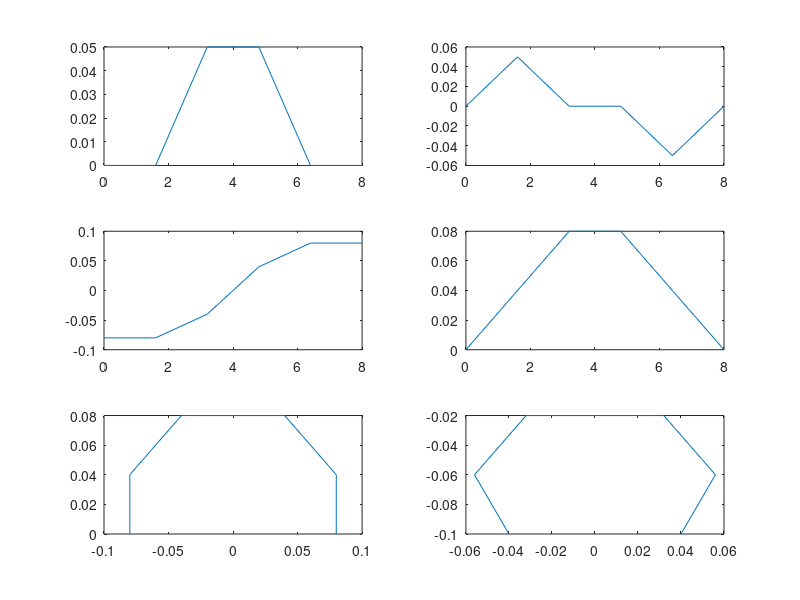

Recreate this plot in MATLAB.
clear all;
clc;
%% ----------------------- *** INITIAL DATA *** ------------------------%%
l1=.020;
l2=.050;
l3=.100;
b=0.5;
v=.01; % desired velocity of COG (m/sec)
%u=.09; % average velocity of foot tip in swing phase (0.1)
w=0; % rotational velocity of COG
R=.220; % distance of foot tip to COG or center of rotation
% b=u/(v+abs(w)*R+u) % Duty Factor calculation
u=(b/(1-b))*v; % average swing velocity of the leg wrt the body
u=v/(1-b); % average swing velocity of the leg wrt the ground
a=pi/6; % Crab Angle
L=.16; % Stride Length which is the amount of COG displacement in one cycle time.
T= L/v % Cycle Period
Tt=(1-b)*T;
Ts=b*T;
%% ------------------- *** GAIT GENERATION *** ---------------------- %%

%% ------------- *** POSITIONAL FOOT TRAJECTORY PLANNING *** ------------%%
%TransferRing time is divided to 5 equal extents. Suchc a selection is completely
%arbitrary.
t0=0;
t1=Tt/5;
t2=2*t1;
t3=Tt-t2;
t4=Tt-t1;
t5=Tt;

Ttt=[t0,t1,t2,t3,t4,t5];

%%%%%%%%%%HERE EVERY THING IS IN Gi COORDINATE SYSTEM WHICH IS GROUND
%COORDINATE SYSTEM FOR EACH LEG
xdotmaxf_g=2*(t5-t0)*u/((t4-t1)+(t3-t2)); %maximum leg transferring speed.
% this is the average velocity divided by the surface are under the velocity graph. 

zdotmaxf_g=xdotmaxf_g; % it is arbitrary.

xdotf_g=[0,0,xdotmaxf_g,xdotmaxf_g,0,0];

for i=1:6
    xf_g(i,1)=-L/2;
    xf_g(i,2)=xf_g(i,1)+0;
    xf_g(i,3)=xf_g(i,2)+(t2-t1)*xdotmaxf_g/2;
    xf_g(i,4)=xf_g(i,3)+(t3-t2)*xdotmaxf_g;
    xf_g(i,5)=xf_g(i,4)+(t4-t3)*xdotmaxf_g/2;
    xf_g(i,6)=xf_g(i,5)+0;
end


zdotf_g=[0,zdotmaxf_g,0,0,-zdotmaxf_g,0];

for i=1:6
    zf_g(i,1)=0;
    zf_g(i,2)=zf_g(i,1)+(t1-t0)*zdotmaxf_g/2;
    zf_g(i,3)=zf_g(i,2)+(t2-t1)*zdotmaxf_g/2;
    zf_g(i,4)=zf_g(i,3)+0;
    zf_g(i,5)=zf_g(i,4)-(t4-t3)*zdotmaxf_g/2;
    zf_g(i,6)=zf_g(i,5)-(t5-t4)*zdotmaxf_g/2;
end

%%%%%%%% Now it's the time to change our cooridinte system properly
%Leg number 4:
h=.1; %(m) height of the robot. Here h=l3 because it is assumed in the home positon.
D=l1+l2; %(m) Distance between the foot tip and hip joint from top view

alphaH=[-30*pi/180, 30*pi/180, -90*pi/180, 90*pi/180, -150*pi/180, 150*pi/180];

xb_g(1,1)=-((1-b)/2)*L-D*cos(alphaH(1)); % frame b is a frame attached to the hip joint whose
xb_g(2,1)=-((1-b)/2)*L-D*cos(alphaH(2));
xb_g(3,1)=-((1-b)/2)*L;
xb_g(4,1)=-((1-b)/2)*L;
xb_g(5,1)=-((1-b)/2)*L-D*cos(alphaH(5));
xb_g(6,1)=-((1-b)/2)*L-D*cos(alphaH(6));


% x axis is parallel to the x axis of frame g (Gi).
zb_g(1,1)=h;
zb_g(2,1)=h;
zb_g(3,1)=h;
zb_g(4,1)=h;
zb_g(5,1)=h;
zb_g(6,1)=h;



dt=Tt/5;
xdotb_g=v;
zdotb_g=0;

for i=1:6
    for t=1:5 % 5 is becaus of time dividing to 5 equal extents.
        xb_g(i,t+1)=xb_g(i,t)+xdotb_g*dt;
        zb_g(i,t+1)=zb_g(i,t)+zdotb_g*dt;
    end
    for t=1:6
        xf_b(i,t)=xf_g(i,t)-xb_g(i,t);
        zf_b(i,t)=zf_g(i,t)-zb_g(i,t);
    end
end
% ****xf_b(t) and zf_b(t) ARE THE SAME FOR ALL LEGS i=1,2,...,6. But yf_b
% differs as follow. For each leg, yf_b is the same for all t. 
yf_b=[D*sin(30*pi/180), -D*sin(30*pi/180), D,  -D,  D*sin(30*pi/180),  -D*sin(30*pi/180)];

for i=1:6 % this is becaus of 6 legs
%i=1; % for now just for leg number 4. i is 1 because we
    % have just one leg and that is leg number 4
    %      RH_b=[cos(alphaH(4))  -sin(alphaH(4))  0
    %            sin(alphaH(4))   cos(alphaH(4))  0
    %            0                0               1];
    for j=1:6 % this is because we have divided out T to 6 dt.
              %xf_H(i,j)=RH_b*xf_b(i,j);
    
        xf_H(i,j)=[cos(alphaH(i)),-sin(alphaH(i)),0]*[xf_b(i,j);yf_b(i);zf_b(i,j)];
        yf_H(i,j)=[sin(alphaH(i)),cos(alphaH(i)),0]*[xf_b(i,j);yf_b(i);zf_b(i,j)];
        zf_H(i,j)=zf_b(i,j);
    end
end
  xf_H
  yf_H
  zf_H
% xf_b
% yf_b
% zf_b
xb_g
%% ----------------------- *** PLOT  DATA *** ---------------------%%
subplot(3,2,1)
plot(Ttt,xdotf_g)
subplot(3,2,2)
plot(Ttt,zdotf_g)

subplot(3,2,3)
plot(Ttt,xf_g(4,:))
subplot(3,2,4)
plot(Ttt,zf_g(4,:))

subplot(3,2,5)
plot(xf_g(4,:),zf_g(4,:))

subplot(3,2,6)
plot(xf_b(4,:),zf_b(4,:))

 
%% ---------------------------INVERSE KINEMATICS------------------------%%
% Alpha0=0; %hip joint in the home postion
% Beta0=atan(h/l2); %Knee joint in the home postion
% Gamma0=90*pi/180; %Ankle joint in the home postion
for i=1:6 % for all 6 legs
    for j=1:6 % time discrete
        Alpha(i,j)=(atan(yf_H(i,j)/xf_H(i,j)));
        l(i,j)=sqrt(yf_H(i,j)^2+xf_H(i,j)^2);
        d(i,j)=sqrt(zf_H(i,j)^2+(l(i,j)-l1)^2);
        Beta(i,j)=acos((l2^2+d(i,j)^2-l3^2)/(2*l2*d(i,j)))-atan(abs(zf_H(i,j))/(l(i,j)-l1));
        Gamma(i,j)=pi-(acos((l2^2+l3^2-d(i,j)^2)/(2*l2*l3)));
%         Beta(i,j)=Beta(i,j)*180/pi;
%         Gamma(i,j)=pi-Gamma(i,j);
    end
end
A=Alpha*180/pi
B=Beta*180/pi
G=Gamma*180/pi
Ttt

%% -------------- *** VELOCITY FOOT TRAJECTORY PLANNING *** -------------%%
ydotf_b=0;
for t=1:6
    xdotf_b(t)=xdotf_g(t)-xdotb_g;
    zdotf_b(t)=zdotf_g(t)-zdotb_g;
end
for i=1:6
    for j=1:6
        xdotf_H(i,j)=[cos(alphaH(i)),-sin(alphaH(i)),0]*[xdotf_b(j);ydotf_b;zdotf_b(j)];
        ydotf_H(i,j)=[sin(alphaH(i)),cos(alphaH(i)),0]*[xdotf_b(j);ydotf_b;zdotf_b(j)];
        zdotf_H(i,j)=zdotf_b(j);
    end
end
for j=1:6 % time
    for i=1:6 % leg numnber
        theta1=Alpha(i,j);
        theta2=Beta(i,j);
        theta3=Gamma(i,j);
        J(1,1)=-(-sin(theta1)*sin(theta2)*cos(theta3)-sin(theta1)*cos(theta2)*sin(theta3))*l3-sin(theta1)*l2*cos(theta2)-l1*sin(theta1);
        J(1,2)=-(-cos(theta1)*sin(theta2)*sin(theta3)+cos(theta1)*cos(theta2)*cos(theta3))*l3-cos(theta1)*l2*sin(theta2);
        J(1,3)=(cos(theta1)*sin(theta2)*sin(theta3)-cos(theta1)*cos(theta2)*cos(theta3))*l3;
        J(2,1)=-(cos(theta1)*cos(theta2)*sin(theta3)+cos(theta1)*sin(theta2)*cos(theta3))*l3+cos(theta1)*l2*cos(theta2)+l1*cos(theta1);
        J(2,2)=-(-sin(theta1)*sin(theta2)*sin(theta3)+sin(theta1)*cos(theta2)*cos(theta3))*l3-sin(theta1)*l2*sin(theta2);
        J(2,3)=-(-sin(theta1)*sin(theta2)*sin(theta3)+sin(theta1)*cos(theta2)*cos(theta3))*l3;
        J(3,1)=0;
        J(3,2)=-(-cos(theta2)*sin(theta3)-sin(theta2)*cos(theta3))*l3-l2*cos(theta2);
        J(3,3)=-(-cos(theta2)*sin(theta3)-sin(theta2)*cos(theta3))*l3;
        Thetadot(i,j,:)=inv(J)*[xdotf_H(i,j);ydotf_H(i,j);zdotf_H(i,j)];
    end
end

Thetadot
% xdotb_g
% zdotb_g
% xdotf_H
% ydotf_H
% zdotf_H
%% -------------------- *** The End *** -------------------------- %%